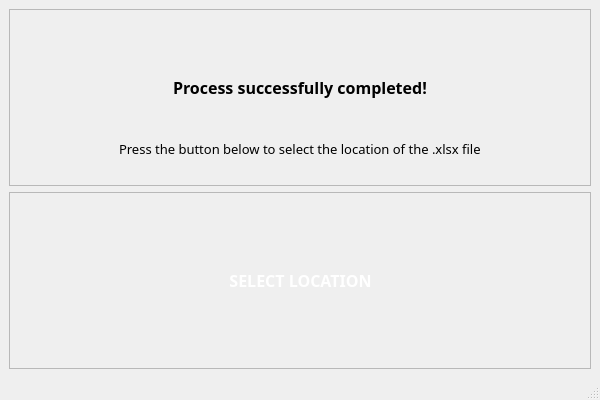
<?xml version="1.0" encoding="UTF-8"?>
<ui version="4.0">
 <class>PopupWindow</class>
 <widget class="QMainWindow" name="PopupWindow">
  <property name="geometry">
   <rect>
    <x>0</x>
    <y>0</y>
    <width>600</width>
    <height>400</height>
   </rect>
  </property>
  <property name="windowTitle">
   <string>Select location</string>
  </property>
  <widget class="QWidget" name="centralwidget">
   <layout class="QVBoxLayout" name="centralwidget_verticalLayout">
    <item>
     <widget class="QFrame" name="label_frame">
      <property name="frameShape">
       <enum>QFrame::StyledPanel</enum>
      </property>
      <property name="frameShadow">
       <enum>QFrame::Raised</enum>
      </property>
      <layout class="QVBoxLayout" name="label_frame_verticalLayout">
       <item>
        <spacer name="verticalSpacer">
         <property name="orientation">
          <enum>Qt::Vertical</enum>
         </property>
         <property name="sizeType">
          <enum>QSizePolicy::Fixed</enum>
         </property>
         <property name="sizeHint" stdset="0">
          <size>
           <width>20</width>
           <height>40</height>
          </size>
         </property>
        </spacer>
       </item>
       <item alignment="Qt::AlignHCenter">
        <widget class="QLabel" name="label">
         <property name="font">
          <font>
           <family>Century Gothic</family>
           <pointsize>12</pointsize>
           <weight>75</weight>
           <bold>true</bold>
          </font>
         </property>
         <property name="text">
          <string>Process successfully completed!</string>
         </property>
        </widget>
       </item>
       <item alignment="Qt::AlignHCenter">
        <widget class="QLabel" name="label_2">
         <property name="font">
          <font>
           <family>Century Gothic</family>
           <pointsize>10</pointsize>
          </font>
         </property>
         <property name="text">
          <string>Press the button below to select the location of the .xlsx file</string>
         </property>
        </widget>
       </item>
      </layout>
     </widget>
    </item>
    <item>
     <widget class="QFrame" name="button_frame">
      <property name="frameShape">
       <enum>QFrame::StyledPanel</enum>
      </property>
      <property name="frameShadow">
       <enum>QFrame::Raised</enum>
      </property>
      <layout class="QHBoxLayout" name="button_frame_horizontalLayout">
       <item>
        <spacer name="horizontalSpacer">
         <property name="orientation">
          <enum>Qt::Horizontal</enum>
         </property>
         <property name="sizeHint" stdset="0">
          <size>
           <width>40</width>
           <height>20</height>
          </size>
         </property>
        </spacer>
       </item>
       <item>
        <widget class="QPushButton" name="select_location_pushButton">
         <property name="font">
          <font>
           <family>Century Gothic</family>
           <pointsize>12</pointsize>
           <weight>75</weight>
           <bold>true</bold>
          </font>
         </property>
         <property name="styleSheet">
          <string notr="true">QPushButton {
	background-color: QLinearGradient( x1: 0, y1: 0,
                                                        x2: 1, y2: 0,
                                                    stop: 0 #534ad4,
                                                    stop: 1 #ada9eb );
	color: #FFFFFF;
	border: none;
	padding: 10px;
	border-radius: 10px;
}
QPushButton:pressed {
	background-color: #807ae0;
}</string>
         </property>
         <property name="text">
          <string>SELECT LOCATION</string>
         </property>
        </widget>
       </item>
       <item>
        <spacer name="horizontalSpacer_2">
         <property name="orientation">
          <enum>Qt::Horizontal</enum>
         </property>
         <property name="sizeHint" stdset="0">
          <size>
           <width>40</width>
           <height>20</height>
          </size>
         </property>
        </spacer>
       </item>
      </layout>
     </widget>
    </item>
   </layout>
  </widget>
  <widget class="QStatusBar" name="statusbar"/>
 </widget>
 <resources/>
 <connections/>
</ui>
